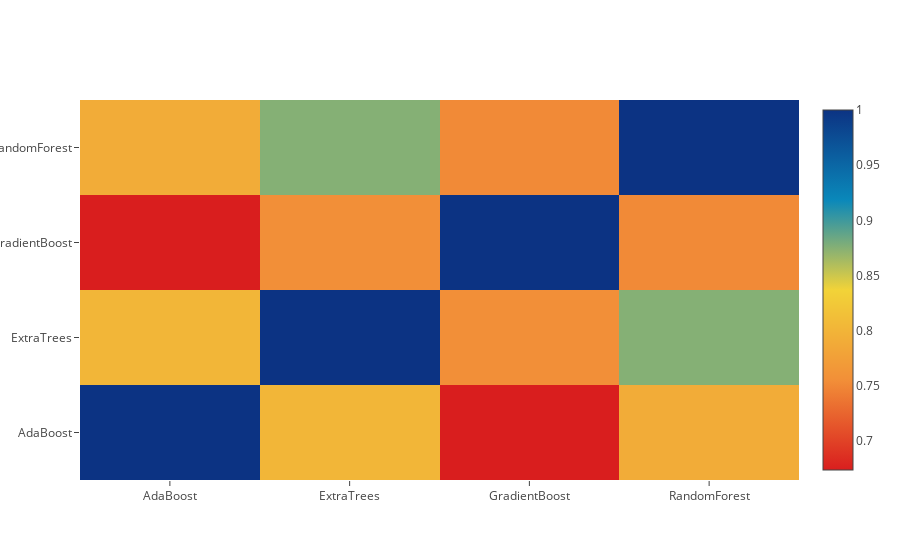

Notebook code cell kept with this figure:
### Code cell
data = [
    go.Heatmap(
        z= base_predictions_train.astype(float).corr().values ,
        x=base_predictions_train.columns.values,
        y= base_predictions_train.columns.values,
          colorscale='Portland',
            showscale=True,
            reversescale = True
    )
]
py.iplot(data, filename='labelled-heatmap')

### Figure 1 — Plotly figure (JSON) as saved in the notebook; plotly's stock layout.template omitted (floating-point values rounded to 4 significant figures)
{"data": [{"colorscale": "Portland", "reversescale": true, "showscale": true, "type": "heatmap", "x": ["AdaBoost", "ExtraTrees", "GradientBoost", "RandomForest"], "y": ["AdaBoost", "ExtraTrees", "GradientBoost", "RandomForest"], "z": [[1, 0.8018, 0.6737, 0.79], [0.8018, 1, 0.7557, 0.8753], [0.6737, 0.7557, 1, 0.7513], [0.79, 0.8753, 0.7513, 1]]}], "layout": {}}
